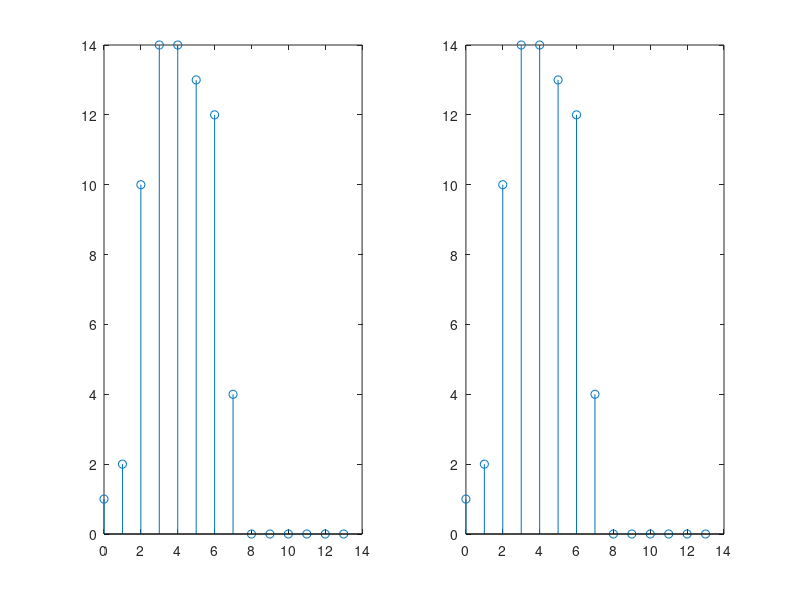

This figure's MATLAB source:
x1=[1 1 1 1 1 0 0 0 0 0];
h1=[1 -1 3 0 1];
h2=[0 2 5 4 -1];
y1=conv(h1+h2,x1);
y2=conv(h1,x1)+conv(h2,x1);
n=0:13;
subplot(1,2,1);
stem(n,y1);
subplot(1,2,2);
stem(n,y2);
